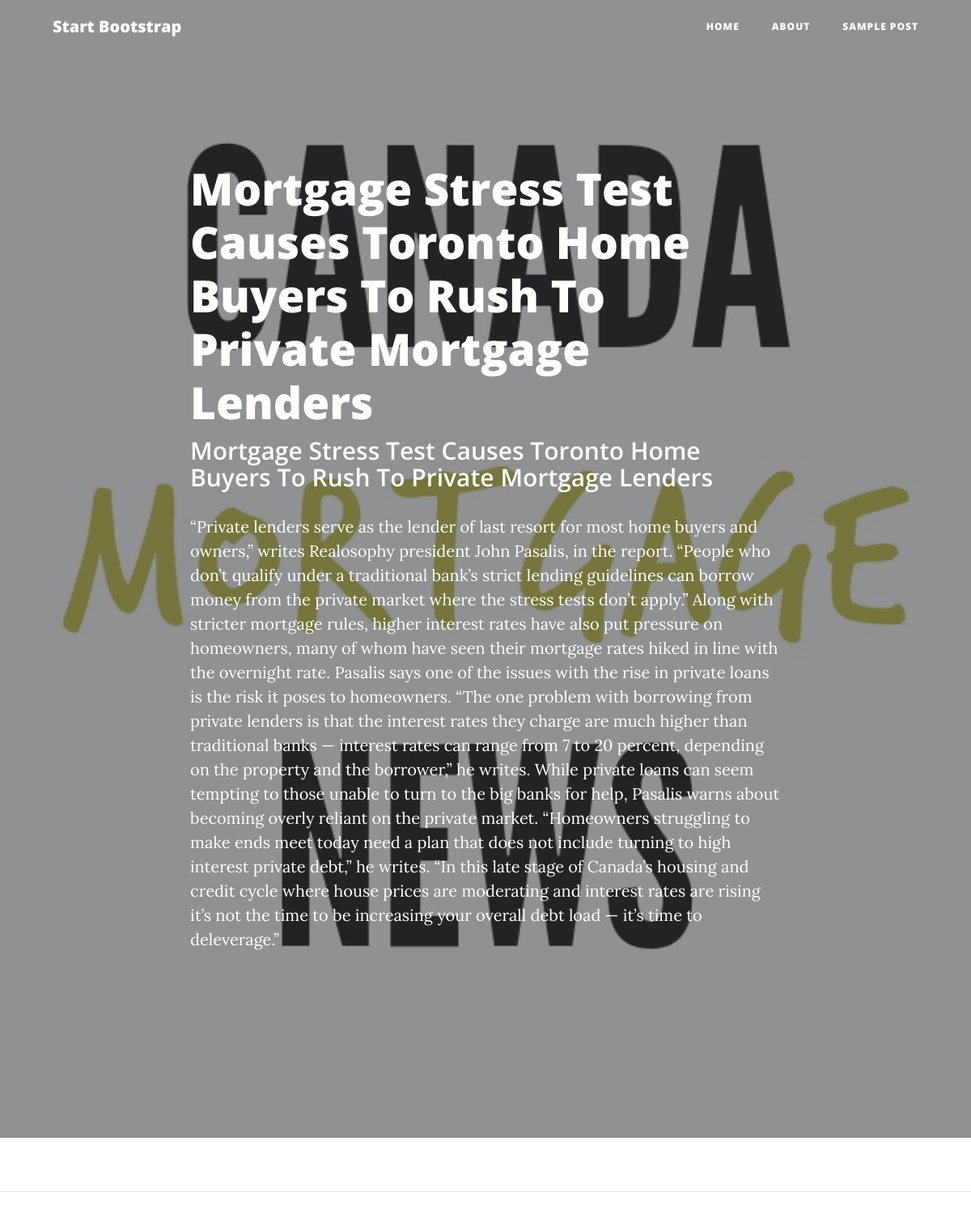
The page /blog/mortgage-stress-test-causes-toronto-home-buyers-ru on the database its author committed.
### blog_app/models.py (models this page shows, shortened)
class Blog(models.Model):
    blog_title = models.CharField(max_length=250)
    slug = models.SlugField(null=False, unique=True)
    sub_title = models.CharField(max_length=500)
    body = models.CharField(max_length=3000)
    blog_image = models.FileField(upload_to='blog_image', blank=True)
    created_date_time = models.DateTimeField(default=now)

### blog_app/views.py (the view)
# urls.py: path('<slug:slug>', views.getBlog, name='blog_post'),
def getBlog(request, slug):
    blog = Blog.objects.get(slug=slug)
    return render(request, 'blog_app/post.html', context={"blog": blog})

### templates/blog_app/post.html (shortened to what this page needs)
<!DOCTYPE html>
{% load static %}
<html lang="en">
  <head>
    <link
      href="{% static 'vendor/bootstrap/css/bootstrap.min.css' %}"
      rel="stylesheet"
    />
    <link
      href="{% static 'vendor/fontawesome-free/css/all.min.css' %}"
      rel="stylesheet"
      type="text/css"
    />
    <link href="{% static 'css/clean-blog.min.css' %}" rel="stylesheet" />
  </head>
  <body>
    <nav class="navbar navbar-expand-lg navbar-light fixed-top" id="mainNav">
      <div class="container">
        <a class="navbar-brand" href="index.html">Start Bootstrap</a>
        <div class="collapse navbar-collapse" id="navbarResponsive">
          <ul class="navbar-nav ml-auto">
            <li class="nav-item">
              <a class="nav-link" href="/">Home</a>
            </li>
            <li class="nav-item">
              <a class="nav-link" href="/blogs">About</a>
            </li>
            <li class="nav-item">
              <a class="nav-link" href="/">Sample Post</a>
            </li>
          </ul>
        </div>
      </div>
    </nav>
    <header
      class="masthead"
      style="background-image: url('{{blog.blog_image.url}}')"
    >
      <div class="overlay"></div>
      <div class="container">
        <div class="row">
          <div class="col-lg-8 col-md-10 mx-auto">
            <div class="post-heading">
              <h1>{{blog.blog_title}}</h1>
              <h2 class="subheading">{{ blog.sub_title }}</h2>
              <p>{{blog.body}}</p>
            </div>
          </div>
        </div>
      </div>
    </header>
    <hr />
  </body>
</html>

### rows shown on the page
Blog: blog_image (picture), blog_title "Mortgage Stress Test Causes Toronto Home Buyers To Rush To Private Mortgage Lenders", sub_title "Mortgage Stress Test Causes Toronto Home Buyers To Rush To Private Mortgage Lenders", body "“Private lenders serve as the lender of last resort for most home buyers and owners,” writes Realosophy president John Pasalis, in the report. “People who don’t qualify under a traditional bank’s strict lending guidelines can borrow money from the private market where the stress tests don’t apply.” Along with stricter mortgage rules, higher interest rates have also put pressure on homeowners, many of whom have seen their mortgage rates hiked in line with the overnight rate. Pasalis says one of the issues with the rise in private loans is the risk it poses to homeowners. “The one problem with borrowing from private lenders is that the interest rates they charge are much higher than…"
